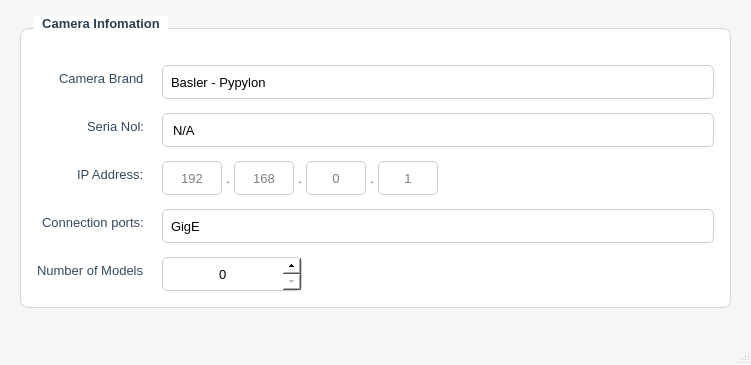
<?xml version="1.0" encoding="UTF-8"?>
<ui version="4.0">
 <class>MainWindow</class>
 <widget class="QMainWindow" name="MainWindow">
  <property name="geometry">
   <rect>
    <x>0</x>
    <y>0</y>
    <width>751</width>
    <height>365</height>
   </rect>
  </property>
  <property name="minimumSize">
   <size>
    <width>480</width>
    <height>300</height>
   </size>
  </property>
  <property name="windowTitle">
   <string>Cấu hình Camera</string>
  </property>
  <property name="styleSheet">
   <string notr="true">
QMainWindow {
    background-color: #f5f6f8;
}
QGroupBox {
    font-size: 13px;
    font-weight: 600;
    color: #2c3e50;
    border: 1px solid #d0d5dd;
    border-radius: 8px;
    margin-top: 12px;
    padding-top: 16px;
    background-color: #ffffff;
}
QGroupBox::title {
    subcontrol-origin: margin;
    left: 14px;
    padding: 0 6px;
    background-color: #ffffff;
}
QLabel {
    font-size: 13px;
    color: #34495e;
}
QComboBox, QLineEdit, QSpinBox {
    font-size: 13px;
    min-height: 28px;
    padding: 2px 8px;
    border: 1px solid #c8cdd5;
    border-radius: 5px;
    background-color: #ffffff;
    selection-background-color: #3498db;
}
QComboBox:hover, QLineEdit:hover, QSpinBox:hover {
    border-color: #3498db;
}
QComboBox:focus, QLineEdit:focus, QSpinBox:focus {
    border: 1px solid #2980b9;
}
QComboBox::drop-down {
    border: none;
    width: 24px;
}
QSpinBox::up-button, QSpinBox::down-button {
    width: 18px;
}
</string>
  </property>
  <widget class="QWidget" name="centralwidget">
   <layout class="QVBoxLayout" name="mainLayout">
    <property name="spacing">
     <number>16</number>
    </property>
    <property name="leftMargin">
     <number>20</number>
    </property>
    <property name="topMargin">
     <number>16</number>
    </property>
    <property name="rightMargin">
     <number>20</number>
    </property>
    <property name="bottomMargin">
     <number>16</number>
    </property>
    <item>
     <widget class="QGroupBox" name="groupBoxConfig">
      <property name="title">
       <string>Camera Infomation</string>
      </property>
      <layout class="QFormLayout" name="formLayout">
       <property name="labelAlignment">
        <set>Qt::AlignRight|Qt::AlignTrailing|Qt::AlignVCenter</set>
       </property>
       <property name="horizontalSpacing">
        <number>18</number>
       </property>
       <property name="verticalSpacing">
        <number>14</number>
       </property>
       <property name="leftMargin">
        <number>16</number>
       </property>
       <property name="topMargin">
        <number>20</number>
       </property>
       <property name="rightMargin">
        <number>16</number>
       </property>
       <property name="bottomMargin">
        <number>16</number>
       </property>
       <item row="0" column="0">
        <widget class="QLabel" name="labelCameraType">
         <property name="text">
          <string>Camera Brand</string>
         </property>
        </widget>
       </item>
       <item row="0" column="1">
        <widget class="QComboBox" name="comboCameraType">
         <property name="sizePolicy">
          <sizepolicy hsizetype="Expanding" vsizetype="Fixed">
           <horstretch>0</horstretch>
           <verstretch>0</verstretch>
          </sizepolicy>
         </property>
         <property name="minimumSize">
          <size>
           <width>0</width>
           <height>34</height>
          </size>
         </property>
         <item>
          <property name="text">
           <string>Basler - Pypylon</string>
          </property>
         </item>
         <item>
          <property name="text">
           <string>HIK - MVS</string>
          </property>
         </item>
         <item>
          <property name="text">
           <string>STC - Stviewer</string>
          </property>
         </item>
         <item>
          <property name="text">
           <string>IDS</string>
          </property>
         </item>
        </widget>
       </item>
       <item row="1" column="0">
        <widget class="QLabel" name="labelSerial">
         <property name="text">
          <string>Seria Nol:</string>
         </property>
        </widget>
       </item>
       <item row="1" column="1">
        <widget class="QLineEdit" name="lineEditSerial">
         <property name="minimumSize">
          <size>
           <width>0</width>
           <height>34</height>
          </size>
         </property>
         <property name="text">
          <string>N/A</string>
         </property>
         <property name="placeholderText">
          <string>Nhập số serial...</string>
         </property>
        </widget>
       </item>
       <item row="2" column="0">
        <widget class="QLabel" name="labelIP">
         <property name="text">
          <string>IP Address:</string>
         </property>
        </widget>
       </item>
       <item row="2" column="1">
        <layout class="QHBoxLayout" name="ipLayout">
         <property name="spacing">
          <number>4</number>
         </property>
         <item>
          <widget class="QLineEdit" name="lineEditIP1">
           <property name="minimumSize">
            <size>
             <width>52</width>
             <height>34</height>
            </size>
           </property>
           <property name="maximumSize">
            <size>
             <width>60</width>
             <height>16777215</height>
            </size>
           </property>
           <property name="maxLength">
            <number>3</number>
           </property>
           <property name="alignment">
            <set>Qt::AlignCenter</set>
           </property>
           <property name="placeholderText">
            <string>192</string>
           </property>
          </widget>
         </item>
         <item>
          <widget class="QLabel" name="dot1">
           <property name="text">
            <string>.</string>
           </property>
           <property name="alignment">
            <set>Qt::AlignCenter</set>
           </property>
          </widget>
         </item>
         <item>
          <widget class="QLineEdit" name="lineEditIP2">
           <property name="minimumSize">
            <size>
             <width>52</width>
             <height>34</height>
            </size>
           </property>
           <property name="maximumSize">
            <size>
             <width>60</width>
             <height>16777215</height>
            </size>
           </property>
           <property name="maxLength">
            <number>3</number>
           </property>
           <property name="alignment">
            <set>Qt::AlignCenter</set>
           </property>
           <property name="placeholderText">
            <string>168</string>
           </property>
          </widget>
         </item>
         <item>
          <widget class="QLabel" name="dot2">
           <property name="text">
            <string>.</string>
           </property>
           <property name="alignment">
            <set>Qt::AlignCenter</set>
           </property>
          </widget>
         </item>
         <item>
          <widget class="QLineEdit" name="lineEditIP3">
           <property name="minimumSize">
            <size>
             <width>52</width>
             <height>34</height>
            </size>
           </property>
           <property name="maximumSize">
            <size>
             <width>60</width>
             <height>16777215</height>
            </size>
           </property>
           <property name="maxLength">
            <number>3</number>
           </property>
           <property name="alignment">
            <set>Qt::AlignCenter</set>
           </property>
           <property name="placeholderText">
            <string>0</string>
           </property>
          </widget>
         </item>
         <item>
          <widget class="QLabel" name="dot3">
           <property name="text">
            <string>.</string>
           </property>
           <property name="alignment">
            <set>Qt::AlignCenter</set>
           </property>
          </widget>
         </item>
         <item>
          <widget class="QLineEdit" name="lineEditIP4">
           <property name="minimumSize">
            <size>
             <width>52</width>
             <height>34</height>
            </size>
           </property>
           <property name="maximumSize">
            <size>
             <width>60</width>
             <height>16777215</height>
            </size>
           </property>
           <property name="maxLength">
            <number>3</number>
           </property>
           <property name="alignment">
            <set>Qt::AlignCenter</set>
           </property>
           <property name="placeholderText">
            <string>1</string>
           </property>
          </widget>
         </item>
         <item>
          <spacer name="ipSpacer">
           <property name="orientation">
            <enum>Qt::Horizontal</enum>
           </property>
           <property name="sizeHint" stdset="0">
            <size>
             <width>40</width>
             <height>20</height>
            </size>
           </property>
          </spacer>
         </item>
        </layout>
       </item>
       <item row="3" column="0">
        <widget class="QLabel" name="labelPort">
         <property name="text">
          <string>Connection ports:</string>
         </property>
        </widget>
       </item>
       <item row="3" column="1">
        <widget class="QComboBox" name="comboPort">
         <property name="minimumSize">
          <size>
           <width>0</width>
           <height>34</height>
          </size>
         </property>
         <item>
          <property name="text">
           <string>GigE</string>
          </property>
         </item>
         <item>
          <property name="text">
           <string>USB</string>
          </property>
         </item>
         <item>
          <property name="text">
           <string>Camera Link</string>
          </property>
         </item>
         <item>
          <property name="text">
           <string>CoaXPress</string>
          </property>
         </item>
        </widget>
       </item>
       <item row="4" column="0">
        <widget class="QLabel" name="labelModelCount">
         <property name="text">
          <string>Number of Models</string>
         </property>
        </widget>
       </item>
       <item row="4" column="1">
        <widget class="QSpinBox" name="spinBoxModelCount">
         <property name="minimumSize">
          <size>
           <width>120</width>
           <height>34</height>
          </size>
         </property>
         <property name="maximumSize">
          <size>
           <width>140</width>
           <height>16777215</height>
          </size>
         </property>
         <property name="alignment">
          <set>Qt::AlignCenter</set>
         </property>
         <property name="minimum">
          <number>0</number>
         </property>
         <property name="maximum">
          <number>99</number>
         </property>
         <property name="value">
          <number>0</number>
         </property>
        </widget>
       </item>
      </layout>
     </widget>
    </item>
    <item>
     <spacer name="verticalSpacer">
      <property name="orientation">
       <enum>Qt::Vertical</enum>
      </property>
      <property name="sizeHint" stdset="0">
       <size>
        <width>20</width>
        <height>10</height>
       </size>
      </property>
     </spacer>
    </item>
   </layout>
  </widget>
  <widget class="QStatusBar" name="statusbar"/>
 </widget>
 <resources/>
 <connections/>
</ui>
